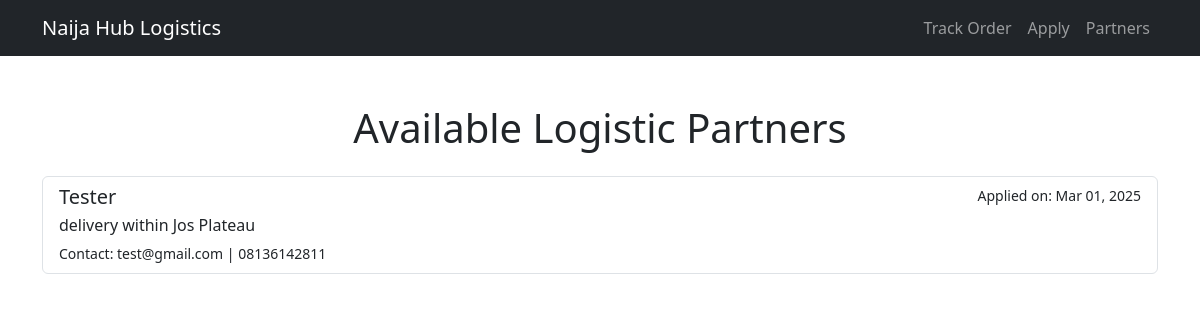
The page /partners/ on the database its author committed.
### logistics/models.py (models this page shows, shortened)
class LogisticCompany(models.Model):
    STATUS_CHOICES = [
        ('pending', 'Pending Approval'),
        ('approved', 'Approved'),
        ('rejected', 'Rejected'),
    ]
    name = models.CharField(max_length=200)
    email = models.EmailField()
    phone = models.CharField(max_length=20)
    address = models.TextField()
    services_offered = models.TextField(help_text="Describe the services you offer")
    status = models.CharField(max_length=10, choices=STATUS_CHOICES, default='pending')
    applied_on = models.DateTimeField(auto_now_add=True)

### logistics/views.py (the view)
# urls.py: path('partners/', views.list_logistic_companies, name='list_logistic_companies'),
def list_logistic_companies(request):
    companies = LogisticCompany.objects.filter(status='approved')
    return render(request, 'logistics/companies_list.html', {'companies': companies})

### chat/context_processors.py (called while the page is built)
def unread_messages(request):
    if request.user.is_authenticated:
        return {'unread_count': Message.objects.filter(receiver=request.user, is_read=False).count()}
    return {}

### notifications/context_processors.py (called while the page is built)
def notifications_processor(request):
    if request.user.is_authenticated:
        notifications = Notification.objects.filter(recipient=request.user, is_read=False)
    else:
        notifications = Notification.objects.none()  # returns an empty QuerySet
    return {
        'notification_count': notifications.count()
    }

### payments/context_processors.py (called while the page is built)
def wallet_balance(request):
    if request.user.is_authenticated:
        try:
            balance = Wallet.objects.get(user=request.user).balance
        except Wallet.DoesNotExist:
            balance = 0.00
        return {"wallet_balance": balance}
    return {}

### logistics/templates/logistics/companies_list.html (shortened to what this page needs)
{% extends 'logistics/logistics_base.html' %}
{% block content %}
<div class="my-5">
  <h1 class="mb-4 text-center">Available Logistic Partners</h1>
  {% if companies %}
    <div class="list-group">
      {% for company in companies %}
        <a href="#" class="list-group-item list-group-item-action">
          <div class="d-flex w-100 justify-content-between">
            <h5 class="mb-1">{{ company.name }}</h5>
            <small>Applied on: {{ company.applied_on|date:"M d, Y" }}</small>
          </div>
          <p class="mb-1">{{ company.services_offered }}</p>
          <small>Contact: {{ company.email }} | {{ company.phone }}</small>
        </a>
      {% endfor %}
    </div>
  {% else %}
    <div class="alert alert-info text-center">
      No logistic partners available at the moment.
    </div>
  {% endif %}
</div>
{% endblock %}

### rows shown on the page
LogisticCompany: name "Tester", applied_on "Mar 01, 2025", services_offered "delivery within Jos Plateau", email "test@gmail.com", phone "08136142811"
